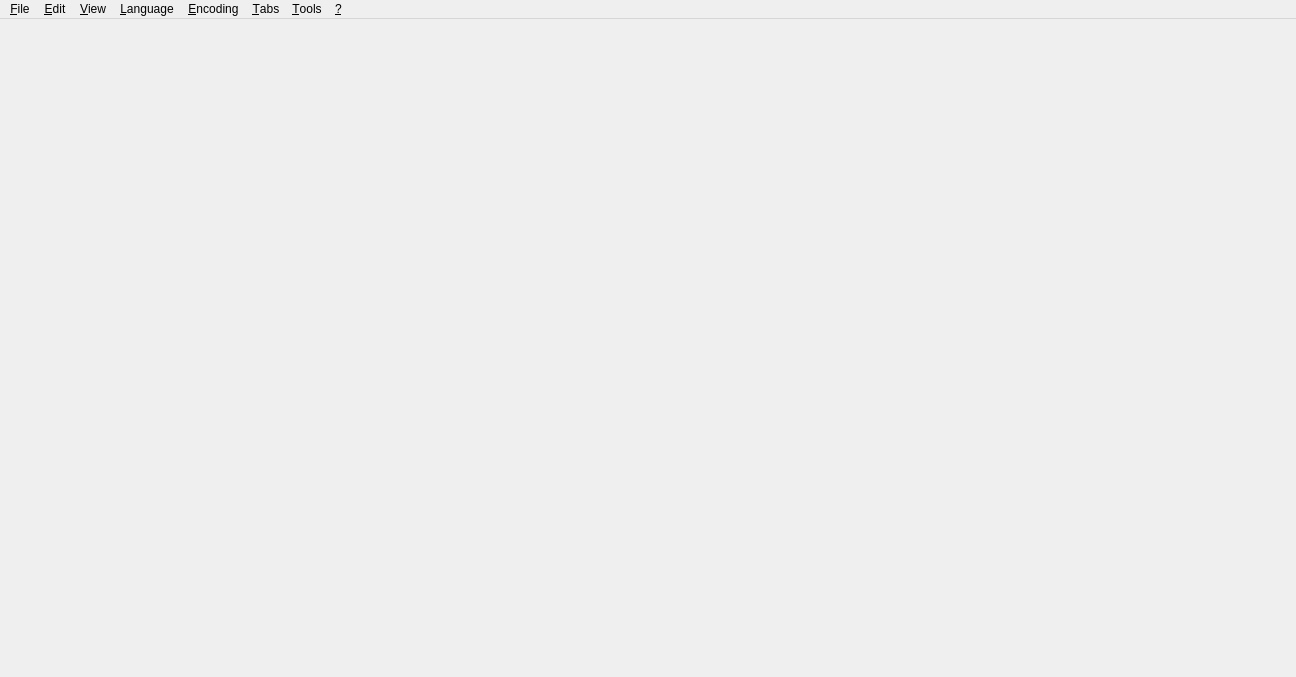
<?xml version="1.0" encoding="UTF-8"?>
<ui version="4.0">
 <class>FormMain</class>
 <widget class="QMainWindow" name="FormMain">
  <property name="geometry">
   <rect>
    <x>0</x>
    <y>0</y>
    <width>1296</width>
    <height>677</height>
   </rect>
  </property>
  <property name="contextMenuPolicy">
   <enum>Qt::NoContextMenu</enum>
  </property>
  <property name="acceptDrops">
   <bool>true</bool>
  </property>
  <widget class="QWidget" name="centralwidget">
   <layout class="QHBoxLayout" name="horizontalLayout">
    <property name="leftMargin">
     <number>0</number>
    </property>
    <property name="topMargin">
     <number>0</number>
    </property>
    <property name="rightMargin">
     <number>0</number>
    </property>
    <property name="bottomMargin">
     <number>0</number>
    </property>
   </layout>
  </widget>
  <widget class="QMenuBar" name="m_menuBar">
   <property name="geometry">
    <rect>
     <x>0</x>
     <y>0</y>
     <width>1296</width>
     <height>21</height>
    </rect>
   </property>
   <widget class="QMenu" name="m_menuFile">
    <property name="title">
     <string>&amp;File</string>
    </property>
    <widget class="QMenu" name="m_menuFileSaveWithEncoding">
     <property name="title">
      <string>&amp;Save File with Encoding...</string>
     </property>
    </widget>
    <widget class="QMenu" name="m_menuFileOpenWithEncoding">
     <property name="title">
      <string>&amp;Open File with Encoding...</string>
     </property>
    </widget>
    <widget class="QMenu" name="m_menuRecentFiles">
     <property name="title">
      <string>&amp;Recent Files</string>
     </property>
    </widget>
    <widget class="QMenu" name="m_menuFileReopenWithEncoding">
     <property name="title">
      <string>&amp;Reopen File with Encoding...</string>
     </property>
    </widget>
    <addaction name="m_actionFileNew"/>
    <addaction name="separator"/>
    <addaction name="m_actionFileOpen"/>
    <addaction name="m_menuFileOpenWithEncoding"/>
    <addaction name="m_menuFileReopenWithEncoding"/>
    <addaction name="m_menuRecentFiles"/>
    <addaction name="separator"/>
    <addaction name="m_actionFileSave"/>
    <addaction name="m_actionFileSaveAs"/>
    <addaction name="m_menuFileSaveWithEncoding"/>
    <addaction name="m_actionFileSaveAll"/>
    <addaction name="m_actionFileReload"/>
    <addaction name="m_actionPrint"/>
    <addaction name="m_actionPrintPreview"/>
    <addaction name="m_actionPrintPreviewBlackWhite"/>
    <addaction name="separator"/>
    <addaction name="m_actionRestart"/>
    <addaction name="m_actionQuit"/>
   </widget>
   <widget class="QMenu" name="m_menuHelp">
    <property name="title">
     <string>&amp;?</string>
    </property>
    <addaction name="m_actionCheckForUpdates"/>
    <addaction name="m_actionReportBug"/>
    <addaction name="m_actionDisplayWiki"/>
    <addaction name="m_actionDonate"/>
    <addaction name="m_actionAboutGuard"/>
   </widget>
   <widget class="QMenu" name="m_menuView">
    <property name="title">
     <string>&amp;View</string>
    </property>
    <widget class="QMenu" name="m_menuShowHide">
     <property name="title">
      <string>&amp;UI Elements</string>
     </property>
     <addaction name="m_actionFullscreen"/>
     <addaction name="m_actionSwitchToolBar"/>
     <addaction name="m_actionSwitchStatusBar"/>
     <addaction name="separator"/>
     <addaction name="m_actionSwitchMainWindow"/>
    </widget>
    <widget class="QMenu" name="m_menuViewInvisibles">
     <property name="title">
      <string>&amp;Invisible Characters</string>
     </property>
     <addaction name="m_actionViewEols"/>
     <addaction name="m_actionViewWhitespaces"/>
    </widget>
    <widget class="QMenu" name="m_menuDockWidgets">
     <property name="title">
      <string>&amp;Sidebars</string>
     </property>
    </widget>
    <addaction name="m_menuDockWidgets"/>
    <addaction name="m_menuShowHide"/>
    <addaction name="m_menuViewInvisibles"/>
    <addaction name="m_actionStayOnTop"/>
    <addaction name="m_actionWordWrap"/>
    <addaction name="m_actionCodeFolding"/>
    <addaction name="m_actionLineNumbers"/>
   </widget>
   <widget class="QMenu" name="m_menuTools">
    <property name="title">
     <string>&amp;Tools</string>
    </property>
    <addaction name="m_actionSettings"/>
   </widget>
   <widget class="QMenu" name="m_menuWebBrowserTabs">
    <property name="title">
     <string>&amp;Tabs</string>
    </property>
    <addaction name="m_actionTabsCloseCurrent"/>
    <addaction name="m_actionTabsCloseAll"/>
    <addaction name="m_actionTabsCloseAllExceptCurrent"/>
    <addaction name="m_actionTabsCloseAllUnmodified"/>
    <addaction name="separator"/>
    <addaction name="m_actionTabsNext"/>
    <addaction name="m_actionTabsPrevious"/>
   </widget>
   <widget class="QMenu" name="m_menuEdit">
    <property name="title">
     <string>&amp;Edit</string>
    </property>
    <widget class="QMenu" name="m_menuEolConversion">
     <property name="toolTip">
      <string>Converts existing EOLs and sets mode for new EOLs.</string>
     </property>
     <property name="title">
      <string>&amp;EOL Conversion</string>
     </property>
     <addaction name="m_actionEolConvertMac"/>
     <addaction name="m_actionEolConvertUnix"/>
     <addaction name="m_actionEolConvertWindows"/>
    </widget>
    <widget class="QMenu" name="m_menuEolMode">
     <property name="toolTip">
      <string>This does not convert existing EOLs.</string>
     </property>
     <property name="title">
      <string>&amp;EOL Mode (does not convert existing EOLs)</string>
     </property>
     <addaction name="m_actionEolMac"/>
     <addaction name="m_actionEolUnix"/>
     <addaction name="m_actionEolWindows"/>
    </widget>
    <addaction name="m_actionFindReplace"/>
    <addaction name="separator"/>
    <addaction name="m_actionEditBack"/>
    <addaction name="m_actionEditForward"/>
    <addaction name="separator"/>
    <addaction name="m_actionAutoIndentEnabled"/>
    <addaction name="separator"/>
    <addaction name="m_menuEolConversion"/>
    <addaction name="m_menuEolMode"/>
   </widget>
   <widget class="QMenu" name="m_menuLanguage">
    <property name="title">
     <string>&amp;Language</string>
    </property>
   </widget>
   <widget class="QMenu" name="m_menuEncoding">
    <property name="title">
     <string>&amp;Encoding</string>
    </property>
   </widget>
   <addaction name="m_menuFile"/>
   <addaction name="m_menuEdit"/>
   <addaction name="m_menuView"/>
   <addaction name="m_menuLanguage"/>
   <addaction name="m_menuEncoding"/>
   <addaction name="m_menuWebBrowserTabs"/>
   <addaction name="m_menuTools"/>
   <addaction name="m_menuHelp"/>
  </widget>
  <action name="m_actionQuit">
   <property name="text">
    <string>&amp;Quit</string>
   </property>
   <property name="shortcut">
    <string>Ctrl+Q</string>
   </property>
   <property name="menuRole">
    <enum>QAction::QuitRole</enum>
   </property>
  </action>
  <action name="m_actionSettings">
   <property name="text">
    <string>&amp;Settings</string>
   </property>
  </action>
  <action name="m_actionAboutGuard">
   <property name="text">
    <string>&amp;About Application</string>
   </property>
   <property name="menuRole">
    <enum>QAction::AboutRole</enum>
   </property>
  </action>
  <action name="m_actionFullscreen">
   <property name="checkable">
    <bool>true</bool>
   </property>
   <property name="text">
    <string>View &amp;Fullscreen</string>
   </property>
   <property name="shortcut">
    <string>F11</string>
   </property>
  </action>
  <action name="m_actionNoActions">
   <property name="enabled">
    <bool>false</bool>
   </property>
   <property name="text">
    <string>No Actions Available</string>
   </property>
   <property name="toolTip">
    <string>No actions are available right now.</string>
   </property>
  </action>
  <action name="m_actionSwitchMainWindow">
   <property name="checked">
    <bool>false</bool>
   </property>
   <property name="text">
    <string>Switch Visibility of Main &amp;Window</string>
   </property>
   <property name="toolTip">
    <string>Hides main window if it is visible and shows it if it is hidden.</string>
   </property>
  </action>
  <action name="m_actionCheckForUpdates">
   <property name="text">
    <string>Check for &amp;Updates</string>
   </property>
  </action>
  <action name="m_actionReportBug">
   <property name="text">
    <string>Report a &amp;Bug...</string>
   </property>
  </action>
  <action name="m_actionSwitchToolBar">
   <property name="checkable">
    <bool>true</bool>
   </property>
   <property name="checked">
    <bool>true</bool>
   </property>
   <property name="text">
    <string>View &amp;Toolbar</string>
   </property>
  </action>
  <action name="m_actionDonate">
   <property name="text">
    <string>&amp;Donate...</string>
   </property>
  </action>
  <action name="m_actionDisplayWiki">
   <property name="text">
    <string>Display &amp;Wiki</string>
   </property>
  </action>
  <action name="m_actionRestart">
   <property name="text">
    <string>&amp;Restart</string>
   </property>
  </action>
  <action name="m_actionSwitchStatusBar">
   <property name="checkable">
    <bool>true</bool>
   </property>
   <property name="checked">
    <bool>true</bool>
   </property>
   <property name="text">
    <string>View &amp;Statusbar</string>
   </property>
  </action>
  <action name="m_actionTabsCloseAll">
   <property name="text">
    <string>Close &amp;All Tabs</string>
   </property>
  </action>
  <action name="m_actionTabsCloseAllExceptCurrent">
   <property name="text">
    <string>Close All Tabs &amp;Except Current</string>
   </property>
  </action>
  <action name="m_actionTabsNext">
   <property name="text">
    <string>Go to &amp;Next Tab</string>
   </property>
  </action>
  <action name="m_actionTabsPrevious">
   <property name="text">
    <string>Go to &amp;Previous Tab</string>
   </property>
  </action>
  <action name="m_actionFileNew">
   <property name="text">
    <string>&amp;New File</string>
   </property>
   <property name="shortcut">
    <string>Ctrl+N</string>
   </property>
  </action>
  <action name="m_actionFileOpen">
   <property name="text">
    <string>&amp;Open File...</string>
   </property>
   <property name="shortcut">
    <string>Ctrl+O</string>
   </property>
  </action>
  <action name="m_actionFileSave">
   <property name="text">
    <string>&amp;Save File</string>
   </property>
   <property name="shortcut">
    <string>Ctrl+S</string>
   </property>
  </action>
  <action name="m_actionFileSaveAs">
   <property name="text">
    <string>&amp;Save File as...</string>
   </property>
   <property name="shortcut">
    <string>Ctrl+Alt+S</string>
   </property>
  </action>
  <action name="m_actionFileSaveAll">
   <property name="text">
    <string>&amp;Save All Files</string>
   </property>
   <property name="shortcut">
    <string>Ctrl+Shift+S</string>
   </property>
  </action>
  <action name="m_actionTabsCloseAllUnmodified">
   <property name="text">
    <string>Close All &amp;Unmodified Editors</string>
   </property>
  </action>
  <action name="m_actionEolUnix">
   <property name="checkable">
    <bool>true</bool>
   </property>
   <property name="text">
    <string>Use &amp;Unix (LF)</string>
   </property>
  </action>
  <action name="m_actionEolWindows">
   <property name="checkable">
    <bool>true</bool>
   </property>
   <property name="text">
    <string>Use &amp;Windows (CRLF)</string>
   </property>
  </action>
  <action name="m_actionEolMac">
   <property name="checkable">
    <bool>true</bool>
   </property>
   <property name="text">
    <string>Use &amp;Mac (CR)</string>
   </property>
  </action>
  <action name="m_actionWordWrap">
   <property name="checkable">
    <bool>true</bool>
   </property>
   <property name="text">
    <string>&amp;Word Wrap</string>
   </property>
  </action>
  <action name="m_actionEditBack">
   <property name="text">
    <string>&amp;Undo</string>
   </property>
   <property name="shortcut">
    <string>Ctrl+Z</string>
   </property>
  </action>
  <action name="m_actionEditForward">
   <property name="text">
    <string>&amp;Redo</string>
   </property>
   <property name="shortcut">
    <string>Ctrl+Y</string>
   </property>
  </action>
  <action name="m_actionEolConvertMac">
   <property name="text">
    <string>Convert to &amp;Mac (CR)</string>
   </property>
  </action>
  <action name="m_actionEolConvertUnix">
   <property name="text">
    <string>Convert to &amp;Unix (LF)</string>
   </property>
  </action>
  <action name="m_actionEolConvertWindows">
   <property name="text">
    <string>Convert to &amp;Windows (CRLF)</string>
   </property>
  </action>
  <action name="m_actionViewEols">
   <property name="checkable">
    <bool>true</bool>
   </property>
   <property name="text">
    <string>Display &amp;EOLs</string>
   </property>
  </action>
  <action name="m_actionViewWhitespaces">
   <property name="checkable">
    <bool>true</bool>
   </property>
   <property name="text">
    <string>Display &amp;Whitespaces</string>
   </property>
  </action>
  <action name="m_actionFindReplace">
   <property name="text">
    <string>&amp;Find and Replace</string>
   </property>
   <property name="shortcut">
    <string>Ctrl+F</string>
   </property>
  </action>
  <action name="m_actionLineNumbers">
   <property name="checkable">
    <bool>true</bool>
   </property>
   <property name="text">
    <string>&amp;Line Numbers</string>
   </property>
  </action>
  <action name="m_actionPrint">
   <property name="text">
    <string>&amp;Print...</string>
   </property>
   <property name="shortcut">
    <string>Ctrl+P</string>
   </property>
  </action>
  <action name="m_actionPrintPreview">
   <property name="text">
    <string>Print Pre&amp;view</string>
   </property>
   <property name="shortcut">
    <string>Ctrl+Shift+P</string>
   </property>
  </action>
  <action name="m_actionFileReload">
   <property name="text">
    <string>&amp;Reload From Disk</string>
   </property>
   <property name="shortcut">
    <string>Ctrl+R</string>
   </property>
  </action>
  <action name="m_actionTabsCloseCurrent">
   <property name="text">
    <string>&amp;Close Current Tab</string>
   </property>
   <property name="shortcut">
    <string>Ctrl+W</string>
   </property>
  </action>
  <action name="m_actionAutoIndentEnabled">
   <property name="checkable">
    <bool>true</bool>
   </property>
   <property name="text">
    <string>&amp;Enable Auto-Indent</string>
   </property>
  </action>
  <action name="m_actionStayOnTop">
   <property name="checkable">
    <bool>true</bool>
   </property>
   <property name="text">
    <string>&amp;Stay On Top</string>
   </property>
   <property name="shortcut">
    <string>Ctrl+T</string>
   </property>
  </action>
  <action name="m_actionCodeFolding">
   <property name="checkable">
    <bool>true</bool>
   </property>
   <property name="text">
    <string>Code &amp;Folding</string>
   </property>
  </action>
  <action name="m_actionPrintPreviewBlackWhite">
   <property name="text">
    <string>&amp;Print Preview (Grayscale)</string>
   </property>
  </action>
 </widget>
 <resources/>
 <connections/>
</ui>
